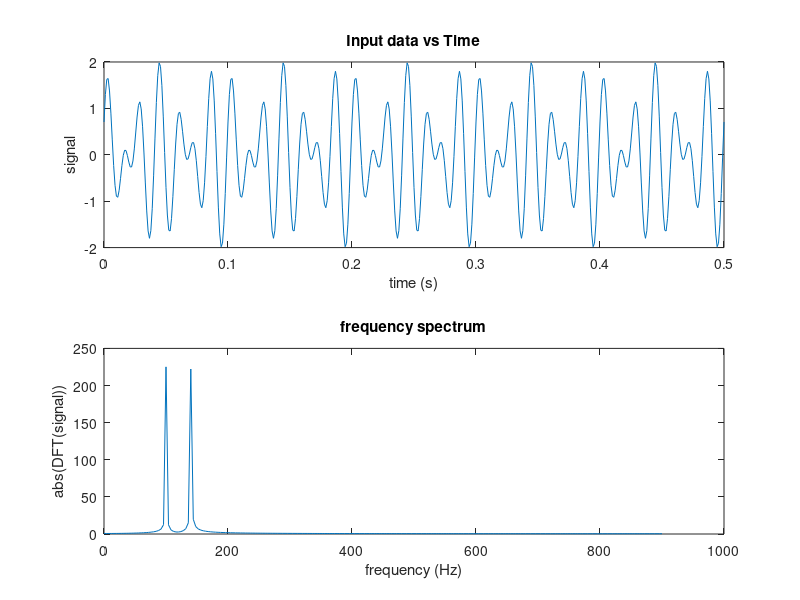

MATLAB code to generate this figure:
%This is an implementation of the Fourier Transform in MATLAB.
%The results are similar to those obtained in the python implementation.

signalLength = 0.5; % Duration in seconds
sampleRate = 900; % in Hz

dt = 1 / sampleRate; % time interval between two samples
df = 1 / signalLength; % frequency between points

t = 0:dt:signalLength; % time points
[~, n_t] = size(t);

% creating two sine waves:
sin_wave1 = sin(2*pi*50*t);
sin_wave2 = sin(2*pi*70*t + pi/4);

y = sin_wave1 + sin_wave2; % y as a function of the sum of the two waves
f = fft(y); % compute Fourier Transform of y

k = 0:2:(n_t);
freq = df.*k;
[~, n_f] = size(freq);
p = abs(f);

% Plotting the input data vs time:
subplot(2,1,1)
plot(t,y)
title('Input data vs Time')
xlabel('time (s)')
ylabel('signal')

% Plotting the frequency spectrum:
subplot(2,1,2)
plot(freq, p(1:n_f))
title('frequency spectrum')
xlabel('frequency (Hz)')
ylabel('abs(DFT(signal))')
